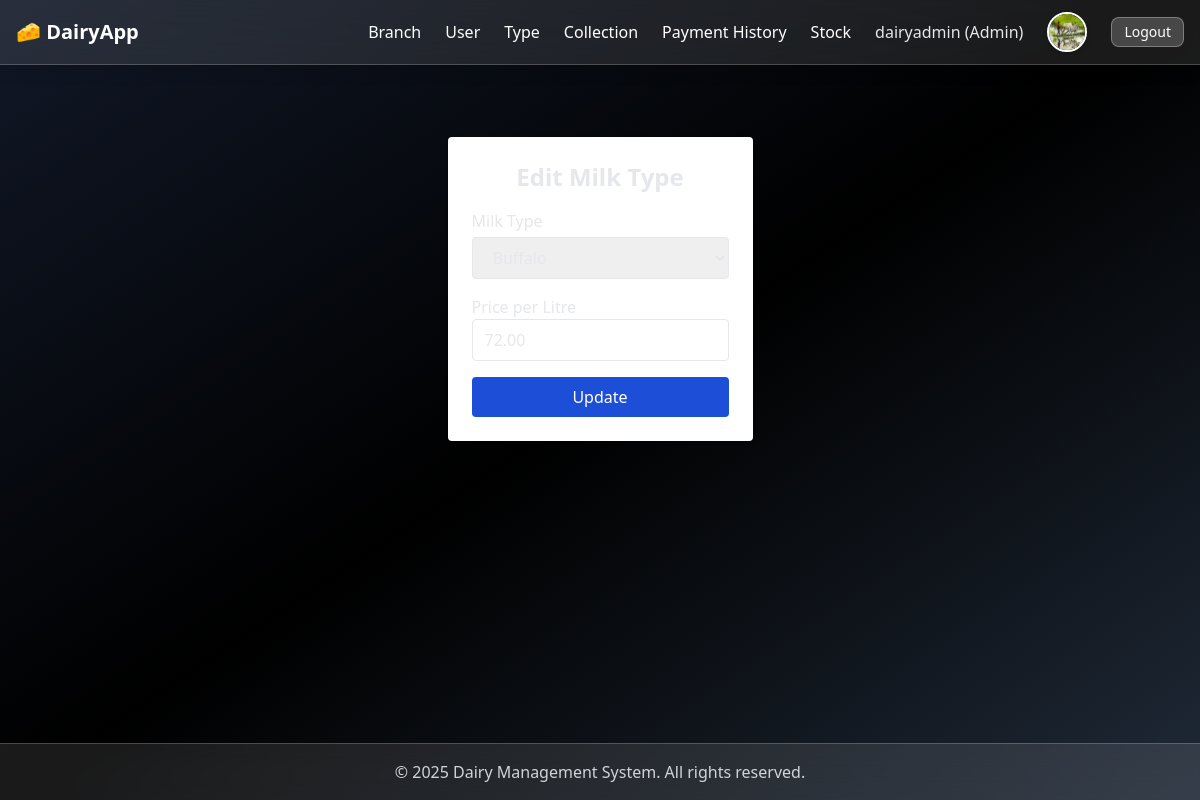
The app's page /milk-type/edit/1/ (signed in) with its own data.
### mainapp/models.py (models this page shows, shortened)
class User(AbstractUser):
    Role = (
        ('SuperAdmin','SuperAdmin'),
        ('Admin','Admin'),
        ('Customer','Customer'),
        ('Manager','Manager'),
    )
    mobile = models.CharField(max_length=12)
    address = models.CharField(max_length=1000,null =True,blank=True)
    role = models.CharField(max_length=12,choices=Role,default='Admin')
    is_active = models.BooleanField(default=True)
    profile_image = models.ImageField(upload_to='profile_images/', null=True, blank=True)
    created_at = models.DateTimeField(auto_now_add=True)

class MilkType(models.Model):
    dairy = models.ForeignKey(Dairy, on_delete=models.CASCADE)
    name = models.CharField(max_length=50)
    price_per_litre = models.DecimalField(max_digits=6, decimal_places=2)

### mainapp/views.py (the view)
# urls.py: path('milk-type/edit/<int:pk>/', views.edit_milk_type, name='edit_milk_type'),
@login_required
def edit_milk_type(request, pk):
    milk_type = MilkType.objects.filter( pk=pk).first()
    if not milk_type:
        if not milk_type:
            messages.error(request, "Milk Type not found.")
        return redirect('milk_type_list')
    if request.method == 'POST':
        milk_type.name = request.POST['name']
        milk_type.price_per_litre = request.POST['price_per_litre']
        milk_type.save()
        messages.success(request, "Milk Type updated")
        return redirect('milk_type_list')
    return render(request, 'mainapp/milk_type_form.html', {'milk_type': milk_type, 'edit': True})

### dairy/mainapp/templates/mainapp/milk_type_form.html (shortened to what this page needs)
{% extends 'base.html' %}
{% block content %}
<div class="max-w-md mx-auto mt-10 bg-white p-6 rounded shadow">
    <h2 class="text-2xl font-bold text-center mb-4">{% if edit %}Edit{% else %}Add{% endif %} Milk Type</h2>
    <form method="POST">
        <div class="mb-4">
            <label class="block mb-1">Milk Type</label>
            <select name="name" required class="w-full px-4 py-2 border rounded">
                <option value="Buffalo" {% if milk_type.name == 'Buffalo' %}selected{% endif %}>Buffalo</option>
            </select>
        </div>
        <div class="mb-4">
            <label class="block">Price per Litre</label>
            <input type="number" step="0.01" name="price_per_litre" required
                   value="{{ milk_type.price_per_litre|default:'' }}" class="w-full border px-3 py-2 rounded">
        </div>
        <button type="submit" class="w-full bg-blue-700 text-white py-2 rounded hover:bg-blue-800">
            {% if edit %}Update{% else %}Add{% endif %}
        </button>
    </form>
</div>
{% endblock %}

### templates/base.html (shortened to what this page needs)
<!DOCTYPE html>
<html lang="en">
<head>
    <script src="https://cdn.tailwindcss.com"></script>
</head>
<body class="bg-gradient-to-br from-gray-900 via-black to-gray-800 text-gray-200 flex flex-col min-h-screen">
<nav class="bg-white/10 backdrop-blur-xl border-b border-white/20 shadow-lg">
    <div class="max-w-7xl mx-auto px-4">
        <div class="flex justify-between items-center h-16">
            <a href="{% url 'home' %}" class="text-white text-xl font-semibold flex items-center gap-2">
                🧀 DairyApp
            </a>
            <div class="hidden md:flex items-center gap-6">
                {% if request.user.is_authenticated %}
                    {% if request.user.role in 'AdminManager' %}
                        <a href="{% url 'branch_dairy_list' %}" class="nav-link">Branch</a>
                        <a href="{% url 'user_list' %}" class="nav-link">User</a>
                        <a href="{% url 'milk_type_list' %}" class="nav-link">Type</a>
                        <a href="{% url 'milk_collection_list' %}" class="nav-link">Collection</a>
                        <a href="{% url 'payment_history' %}" class="nav-link">Payment History</a>
                        <a href="{% url 'milk_stock' %}" class="nav-link">Stock</a>
                    {% elif request.user.role in 'Customer' %}
                        <a href="{% url 'milk_collection_list' %}" class="nav-link">Collection</a>
                        <a href="{% url 'payment_history' %}" class="nav-link">Payment History</a>
                    {% elif request.user.role in 'SuperAdmin' %}
                        <a href="{% url 'branch_dairy_list' %}" class="nav-link">Branch</a>
                        <a href="{% url 'subscription_plan_list' %}" class="nav-link">Plan</a>
                    {% endif %}
                    <span class="text-gray-200">{{ request.user.first_name }} ({{ request.user.role }})</span>
                    <a href="{% url 'update_profile' %}" class="inline-block">
                        {% if request.user.profile_image %}
                            <img src="{{ request.user.profile_image.url }}" alt="Profile"
                                class="w-10 h-10 rounded-full border-2 border-white shadow-md hover:opacity-80">
                        {% else %}
                            <div class="w-10 h-10 rounded-full bg-white text-blue-700 flex items-center justify-center font-bold">
                                {{ request.user.username|first|upper }}
                            </div>
                        {% endif %}
                    </a>
                    <a href="{% url 'logout' %}" class="bg-white/20 border border-white/30 text-white px-3 py-1 rounded-lg hover:bg-white/30 text-sm">Logout</a>
                {% else %}
                    <a href="{% url 'subscription_plan_list' %}" class="btn-outline">Plan</a>
                    <a href="{% url 'login' %}" class="btn-outline">Login</a>
                    <a href="{% url 'signup' %}" class="btn-outline">Signup</a>
                {% endif %}
            </div>
        </div>
    </div>
</nav>
<main class="max-w-6xl mx-auto mt-8 px-4 flex-grow">
    {% block content %}{% endblock %}
</main>
<footer class="bg-white/10 backdrop-blur-md border-t border-white/20 text-gray-300 text-center p-4 mt-12">
    &copy; 2025 Dairy Management System. All rights reserved.
</footer>
</body>
</html>

### templates/base.html (style rules this page uses)
.nav-link { color: white; text-decoration: none; }

### records on screen
User: user.first_name "dairyadmin", user.role "Admin", user.profile_image (picture)
MilkType: name "Buffalo", price_per_litre "72.00"
